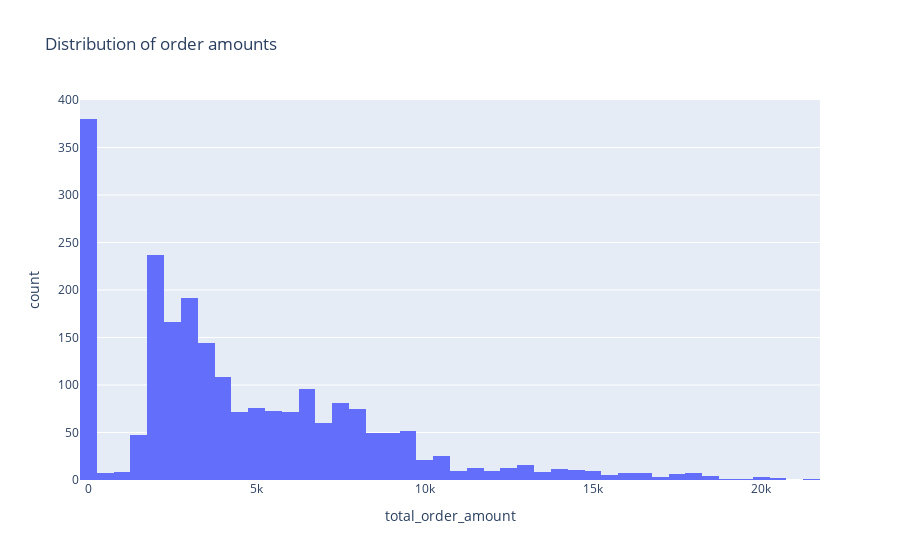

The notebook cell this image was saved under:
### Code cell
#Distribution of order amounts
fig = px.histogram(base_table, x="total_order_amount", title = "Distribution of order amounts")
fig.show()

### Figure 1 — Plotly figure (JSON) as saved in the notebook; plotly's stock layout.template omitted (floating-point values rounded to 4 significant figures; data arrays with more than 128 entries replaced by an {"elided": "..."} marker saying what was removed)
{"data": [{"alignmentgroup": "True", "bingroup": "x", "hovertemplate": "total_order_amount=%{x}<br>count=%{y}<extra></extra>", "legendgroup": "", "marker": {"color": "#636efa", "pattern": {"shape": ""}}, "name": "", "offsetgroup": "", "orientation": "v", "showlegend": false, "type": "histogram", "x": {"elided": "2239 float values"}, "xaxis": "x", "yaxis": "y"}], "layout": {"barmode": "relative", "legend": {"tracegroupgap": 0}, "title": {"text": "Distribution of order amounts"}, "xaxis": {"anchor": "y", "domain": [0, 1], "title": {"text": "total_order_amount"}}, "yaxis": {"anchor": "x", "domain": [0, 1], "title": {"text": "count"}}}}
